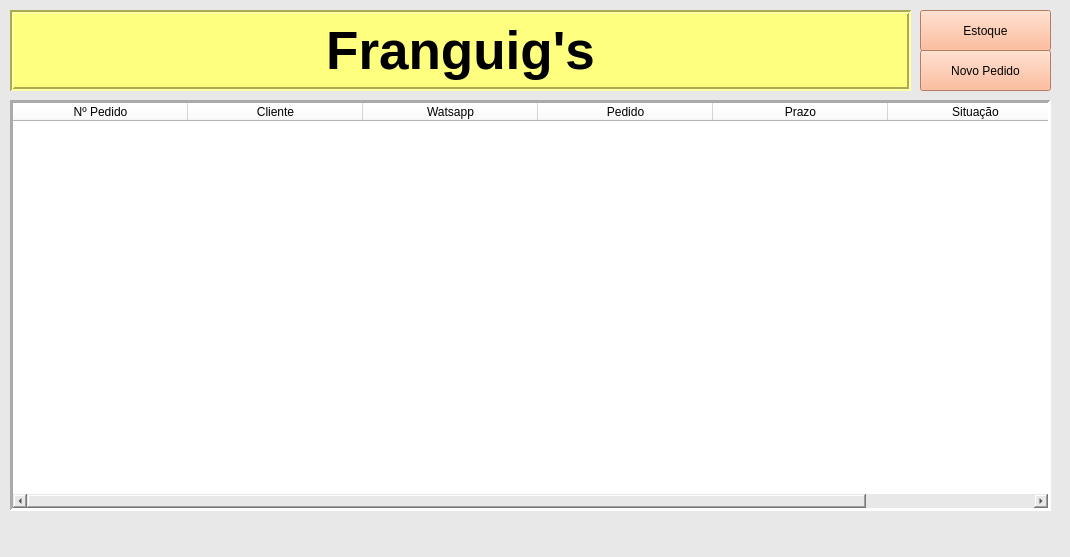
<?xml version="1.0" encoding="UTF-8"?>
<ui version="4.0">
 <class>MainWindow</class>
 <widget class="QMainWindow" name="MainWindow">
  <property name="geometry">
   <rect>
    <x>0</x>
    <y>0</y>
    <width>1070</width>
    <height>557</height>
   </rect>
  </property>
  <property name="font">
   <font>
    <pointsize>10</pointsize>
   </font>
  </property>
  <property name="windowTitle">
   <string>Franguigs</string>
  </property>
  <property name="styleSheet">
   <string notr="true">background-color: rgb(232, 232, 232);</string>
  </property>
  <widget class="QWidget" name="centralwidget">
   <widget class="QPushButton" name="btnEstoque">
    <property name="geometry">
     <rect>
      <x>920</x>
      <y>10</y>
      <width>131</width>
      <height>41</height>
     </rect>
    </property>
    <property name="styleSheet">
     <string notr="true">background-color: rgb(255, 170, 127);</string>
    </property>
    <property name="text">
     <string>Estoque</string>
    </property>
   </widget>
   <widget class="QPushButton" name="btnNovoPedido">
    <property name="geometry">
     <rect>
      <x>920</x>
      <y>50</y>
      <width>131</width>
      <height>41</height>
     </rect>
    </property>
    <property name="styleSheet">
     <string notr="true">background-color: rgb(255, 170, 127);</string>
    </property>
    <property name="text">
     <string>Novo Pedido</string>
    </property>
   </widget>
   <widget class="QTableWidget" name="tableWidget">
    <property name="geometry">
     <rect>
      <x>10</x>
      <y>100</y>
      <width>1041</width>
      <height>411</height>
     </rect>
    </property>
    <property name="sizePolicy">
     <sizepolicy hsizetype="Expanding" vsizetype="Expanding">
      <horstretch>0</horstretch>
      <verstretch>0</verstretch>
     </sizepolicy>
    </property>
    <property name="minimumSize">
     <size>
      <width>1041</width>
      <height>0</height>
     </size>
    </property>
    <property name="font">
     <font>
      <weight>50</weight>
      <bold>false</bold>
     </font>
    </property>
    <property name="styleSheet">
     <string notr="true">background-color: rgb(255, 255, 255);</string>
    </property>
    <property name="frameShape">
     <enum>QFrame::Panel</enum>
    </property>
    <property name="frameShadow">
     <enum>QFrame::Sunken</enum>
    </property>
    <property name="lineWidth">
     <number>3</number>
    </property>
    <property name="horizontalScrollBarPolicy">
     <enum>Qt::ScrollBarAsNeeded</enum>
    </property>
    <property name="sizeAdjustPolicy">
     <enum>QAbstractScrollArea::AdjustToContentsOnFirstShow</enum>
    </property>
    <property name="autoScroll">
     <bool>true</bool>
    </property>
    <property name="alternatingRowColors">
     <bool>false</bool>
    </property>
    <property name="selectionBehavior">
     <enum>QAbstractItemView::SelectColumns</enum>
    </property>
    <property name="showGrid">
     <bool>true</bool>
    </property>
    <property name="gridStyle">
     <enum>Qt::SolidLine</enum>
    </property>
    <attribute name="horizontalHeaderVisible">
     <bool>true</bool>
    </attribute>
    <attribute name="horizontalHeaderCascadingSectionResizes">
     <bool>false</bool>
    </attribute>
    <attribute name="horizontalHeaderMinimumSectionSize">
     <number>10</number>
    </attribute>
    <attribute name="horizontalHeaderDefaultSectionSize">
     <number>175</number>
    </attribute>
    <attribute name="horizontalHeaderHighlightSections">
     <bool>false</bool>
    </attribute>
    <attribute name="horizontalHeaderShowSortIndicator" stdset="0">
     <bool>false</bool>
    </attribute>
    <attribute name="horizontalHeaderStretchLastSection">
     <bool>true</bool>
    </attribute>
    <attribute name="verticalHeaderCascadingSectionResizes">
     <bool>false</bool>
    </attribute>
    <attribute name="verticalHeaderHighlightSections">
     <bool>false</bool>
    </attribute>
    <attribute name="verticalHeaderShowSortIndicator" stdset="0">
     <bool>false</bool>
    </attribute>
    <attribute name="verticalHeaderStretchLastSection">
     <bool>false</bool>
    </attribute>
    <column>
     <property name="text">
      <string>Nº Pedido</string>
     </property>
    </column>
    <column>
     <property name="text">
      <string>Cliente</string>
     </property>
    </column>
    <column>
     <property name="text">
      <string>Watsapp</string>
     </property>
    </column>
    <column>
     <property name="text">
      <string>Pedido</string>
     </property>
    </column>
    <column>
     <property name="text">
      <string>Prazo</string>
     </property>
    </column>
    <column>
     <property name="text">
      <string>Situação</string>
     </property>
    </column>
   </widget>
   <widget class="QLabel" name="label">
    <property name="geometry">
     <rect>
      <x>10</x>
      <y>10</y>
      <width>901</width>
      <height>81</height>
     </rect>
    </property>
    <property name="font">
     <font>
      <pointsize>40</pointsize>
      <weight>75</weight>
      <italic>false</italic>
      <bold>true</bold>
      <underline>false</underline>
      <strikeout>false</strikeout>
      <stylestrategy>PreferDefault</stylestrategy>
     </font>
    </property>
    <property name="styleSheet">
     <string notr="true">background-color: rgb(255, 255, 127);</string>
    </property>
    <property name="frameShape">
     <enum>QFrame::Box</enum>
    </property>
    <property name="frameShadow">
     <enum>QFrame::Sunken</enum>
    </property>
    <property name="lineWidth">
     <number>2</number>
    </property>
    <property name="text">
     <string>Franguig's</string>
    </property>
    <property name="textFormat">
     <enum>Qt::AutoText</enum>
    </property>
    <property name="alignment">
     <set>Qt::AlignCenter</set>
    </property>
    <property name="wordWrap">
     <bool>false</bool>
    </property>
   </widget>
  </widget>
  <widget class="QMenuBar" name="menubar">
   <property name="geometry">
    <rect>
     <x>0</x>
     <y>0</y>
     <width>1070</width>
     <height>21</height>
    </rect>
   </property>
  </widget>
  <widget class="QStatusBar" name="statusbar"/>
 </widget>
 <resources>
  <include location="image.qrc"/>
  <include location="teste.qrc"/>
 </resources>
 <connections/>
</ui>
